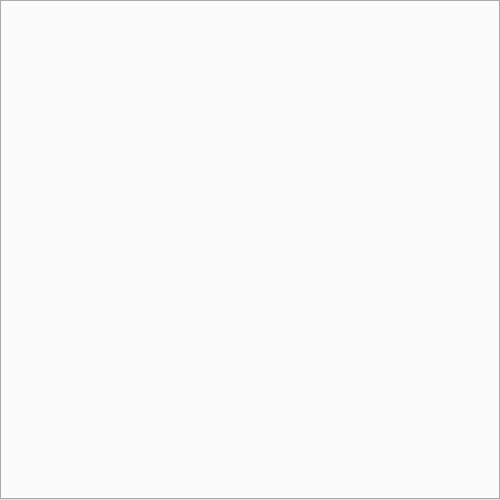
<?xml version="1.0" encoding="UTF-8"?>
<ui version="4.0">
 <class>MainWindow</class>
 <widget class="QMainWindow" name="MainWindow">
  <property name="enabled">
   <bool>true</bool>
  </property>
  <property name="geometry">
   <rect>
    <x>0</x>
    <y>0</y>
    <width>500</width>
    <height>500</height>
   </rect>
  </property>
  <property name="font">
   <font>
    <kerning>true</kerning>
   </font>
  </property>
  <property name="windowTitle">
   <string notr="true"/>
  </property>
  <property name="windowIcon">
   <iconset>
    <normaloff>blue.png</normaloff>blue.png</iconset>
  </property>
  <property name="windowOpacity">
   <double>1.000000000000000</double>
  </property>
  <property name="iconSize">
   <size>
    <width>0</width>
    <height>0</height>
   </size>
  </property>
  <property name="dockOptions">
   <set>QMainWindow::AllowTabbedDocks|QMainWindow::AnimatedDocks</set>
  </property>
  <widget class="QWidget" name="centralwidget">
   <layout class="QVBoxLayout" name="verticalLayout">
    <property name="spacing">
     <number>0</number>
    </property>
    <property name="leftMargin">
     <number>0</number>
    </property>
    <property name="topMargin">
     <number>0</number>
    </property>
    <property name="rightMargin">
     <number>0</number>
    </property>
    <property name="bottomMargin">
     <number>0</number>
    </property>
    <item>
     <widget class="QTabWidget" name="tabWidget"/>
    </item>
   </layout>
  </widget>
 </widget>
 <resources/>
 <connections/>
</ui>
